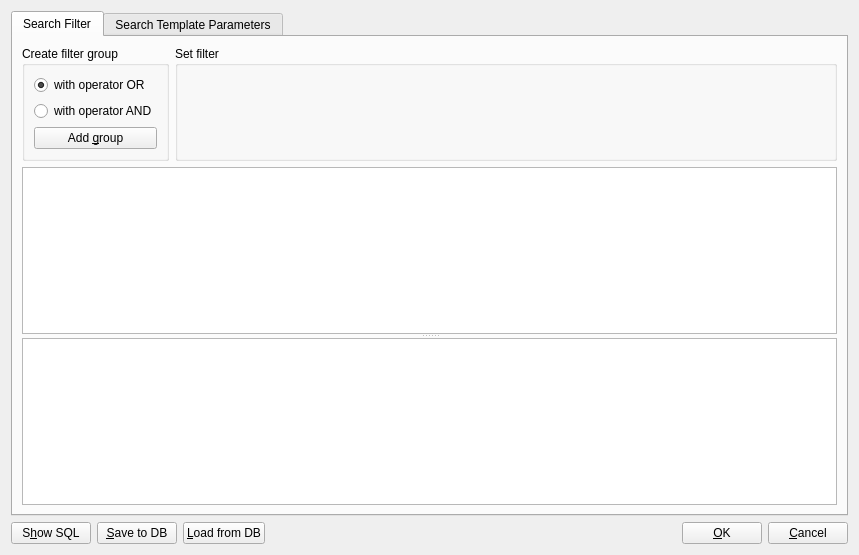
<?xml version="1.0" encoding="UTF-8"?>
<ui version="4.0">
 <class>filters_editor_form</class>
 <widget class="QWidget" name="filters_editor_form">
  <property name="geometry">
   <rect>
    <x>0</x>
    <y>0</y>
    <width>859</width>
    <height>555</height>
   </rect>
  </property>
  <property name="windowTitle">
   <string>Filters editor</string>
  </property>
  <layout class="QGridLayout" name="gridSearchTemplateLay">
   <item row="0" column="0">
    <widget class="QTabWidget" name="tabSearchWidget">
     <property name="currentIndex">
      <number>0</number>
     </property>
     <widget class="QWidget" name="tabFilter">
      <attribute name="title">
       <string>Search Filter</string>
      </attribute>
      <layout class="QGridLayout" name="gridFilterLay">
       <item row="0" column="0">
        <widget class="QGroupBox" name="gbAddGroup">
         <property name="sizePolicy">
          <sizepolicy hsizetype="Fixed" vsizetype="Preferred">
           <horstretch>0</horstretch>
           <verstretch>0</verstretch>
          </sizepolicy>
         </property>
         <property name="title">
          <string>Create filter group</string>
         </property>
         <layout class="QGridLayout" name="gridGroupLay">
          <item row="0" column="0">
           <widget class="QRadioButton" name="rbOR">
            <property name="text">
             <string>with operator OR</string>
            </property>
            <property name="checked">
             <bool>true</bool>
            </property>
           </widget>
          </item>
          <item row="1" column="0">
           <widget class="QRadioButton" name="rbAND">
            <property name="text">
             <string>with operator AND</string>
            </property>
           </widget>
          </item>
          <item row="2" column="0">
           <widget class="QPushButton" name="pbAddGroup">
            <property name="text">
             <string>Add &amp;group</string>
            </property>
           </widget>
          </item>
          <item row="3" column="0">
           <spacer name="verticalSpacer">
            <property name="orientation">
             <enum>Qt::Vertical</enum>
            </property>
            <property name="sizeHint" stdset="0">
             <size>
              <width>20</width>
              <height>40</height>
             </size>
            </property>
           </spacer>
          </item>
         </layout>
        </widget>
       </item>
       <item row="0" column="1">
        <widget class="QGroupBox" name="gbFilter">
         <property name="title">
          <string>Set filter</string>
         </property>
        </widget>
       </item>
       <item row="1" column="0" colspan="2">
        <widget class="QSplitter" name="splitter">
         <property name="orientation">
          <enum>Qt::Vertical</enum>
         </property>
         <widget class="QTreeView" name="twFilters"/>
         <widget class="QTextEdit" name="teSQLView">
          <property name="sizePolicy">
           <sizepolicy hsizetype="Preferred" vsizetype="Preferred">
            <horstretch>0</horstretch>
            <verstretch>0</verstretch>
           </sizepolicy>
          </property>
          <property name="readOnly">
           <bool>true</bool>
          </property>
         </widget>
        </widget>
       </item>
      </layout>
     </widget>
     <widget class="QWidget" name="tabSearchTemplate">
      <attribute name="title">
       <string>Search Template Parameters</string>
      </attribute>
      <layout class="QGridLayout" name="gridLayout_2">
       <item row="0" column="0">
        <widget class="QLabel" name="lSearchTemplateName">
         <property name="text">
          <string>&lt;html&gt;&lt;head/&gt;&lt;body&gt;&lt;p&gt;Search template name :&lt;/p&gt;&lt;/body&gt;&lt;/html&gt;</string>
         </property>
         <property name="alignment">
          <set>Qt::AlignRight|Qt::AlignTrailing|Qt::AlignVCenter</set>
         </property>
        </widget>
       </item>
       <item row="0" column="1">
        <widget class="QLineEdit" name="lESearchTemplateName"/>
       </item>
       <item row="1" column="0" colspan="2">
        <layout class="QGridLayout" name="gridLayout">
         <item row="0" column="0">
          <widget class="QLabel" name="lSearchTemplateType">
           <property name="text">
            <string>&lt;html&gt;&lt;head/&gt;&lt;body&gt;&lt;p&gt;Search template type :&lt;/p&gt;&lt;/body&gt;&lt;/html&gt;</string>
           </property>
           <property name="alignment">
            <set>Qt::AlignRight|Qt::AlignTrailing|Qt::AlignVCenter</set>
           </property>
          </widget>
         </item>
         <item row="0" column="1" rowspan="4">
          <widget class="QTreeView" name="tvSearchTemplateTypes"/>
         </item>
         <item row="0" column="2">
          <widget class="QToolButton" name="tbAddSearchTemlateType">
           <property name="text">
            <string>...</string>
           </property>
          </widget>
         </item>
         <item row="1" column="0" rowspan="2">
          <spacer name="verticalSpacerType">
           <property name="orientation">
            <enum>Qt::Vertical</enum>
           </property>
           <property name="sizeHint" stdset="0">
            <size>
             <width>20</width>
             <height>40</height>
            </size>
           </property>
          </spacer>
         </item>
         <item row="1" column="2">
          <widget class="QToolButton" name="tbEditSearchTemlateType">
           <property name="text">
            <string>...</string>
           </property>
          </widget>
         </item>
         <item row="2" column="2">
          <widget class="QToolButton" name="tbDelSearchTemlateType">
           <property name="text">
            <string>...</string>
           </property>
          </widget>
         </item>
         <item row="3" column="2">
          <spacer name="verticalSpacerButtonsType">
           <property name="orientation">
            <enum>Qt::Vertical</enum>
           </property>
           <property name="sizeHint" stdset="0">
            <size>
             <width>20</width>
             <height>40</height>
            </size>
           </property>
          </spacer>
         </item>
        </layout>
       </item>
       <item row="2" column="0" colspan="2">
        <layout class="QGridLayout" name="gridSearchTemplateCategoryLay">
         <item row="0" column="0">
          <widget class="QLabel" name="lSearchTemplateCategory">
           <property name="text">
            <string>Search template category :</string>
           </property>
           <property name="alignment">
            <set>Qt::AlignRight|Qt::AlignTrailing|Qt::AlignVCenter</set>
           </property>
          </widget>
         </item>
         <item row="0" column="1" rowspan="2">
          <widget class="QTreeView" name="tvSearchTemplateCategory"/>
         </item>
         <item row="1" column="0">
          <spacer name="verticalSpacerCategory">
           <property name="orientation">
            <enum>Qt::Vertical</enum>
           </property>
           <property name="sizeHint" stdset="0">
            <size>
             <width>20</width>
             <height>40</height>
            </size>
           </property>
          </spacer>
         </item>
        </layout>
       </item>
      </layout>
     </widget>
    </widget>
   </item>
   <item row="1" column="0">
    <layout class="QHBoxLayout" name="hButtonLayout">
     <item>
      <widget class="QPushButton" name="pbShowSQL">
       <property name="text">
        <string>S&amp;how SQL</string>
       </property>
      </widget>
     </item>
     <item>
      <widget class="QPushButton" name="pbSaveToDb">
       <property name="text">
        <string>&amp;Save to DB</string>
       </property>
      </widget>
     </item>
     <item>
      <widget class="QPushButton" name="pbLoadFromDb">
       <property name="text">
        <string>&amp;Load from DB</string>
       </property>
      </widget>
     </item>
     <item>
      <spacer name="horizontalSpacer">
       <property name="orientation">
        <enum>Qt::Horizontal</enum>
       </property>
       <property name="sizeHint" stdset="0">
        <size>
         <width>391</width>
         <height>20</height>
        </size>
       </property>
      </spacer>
     </item>
     <item>
      <widget class="QPushButton" name="pbOK">
       <property name="text">
        <string>&amp;OK</string>
       </property>
      </widget>
     </item>
     <item>
      <widget class="QPushButton" name="pbCancel">
       <property name="text">
        <string>&amp;Cancel</string>
       </property>
      </widget>
     </item>
    </layout>
   </item>
  </layout>
 </widget>
 <resources/>
 <connections/>
</ui>
